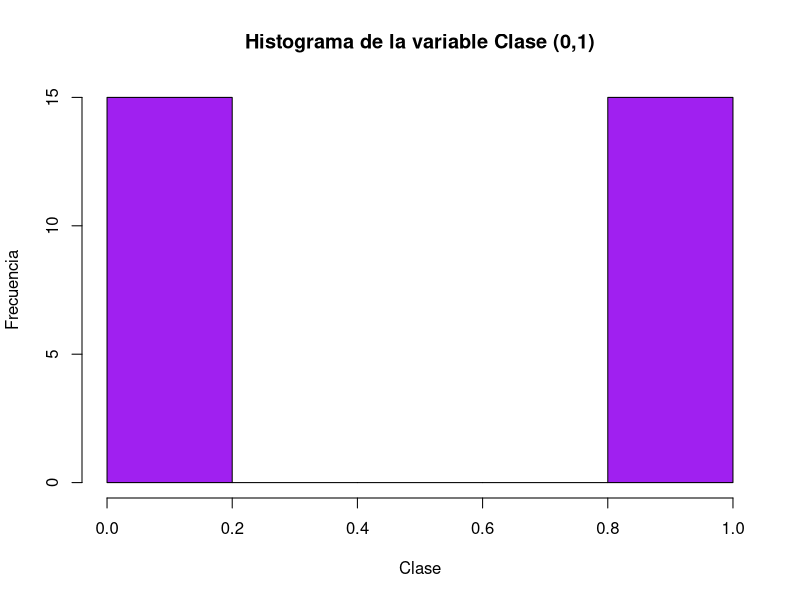
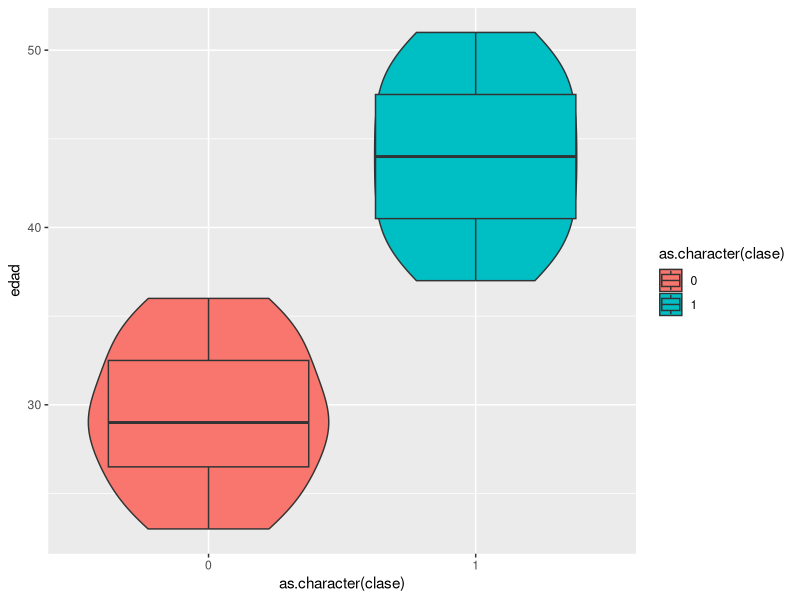
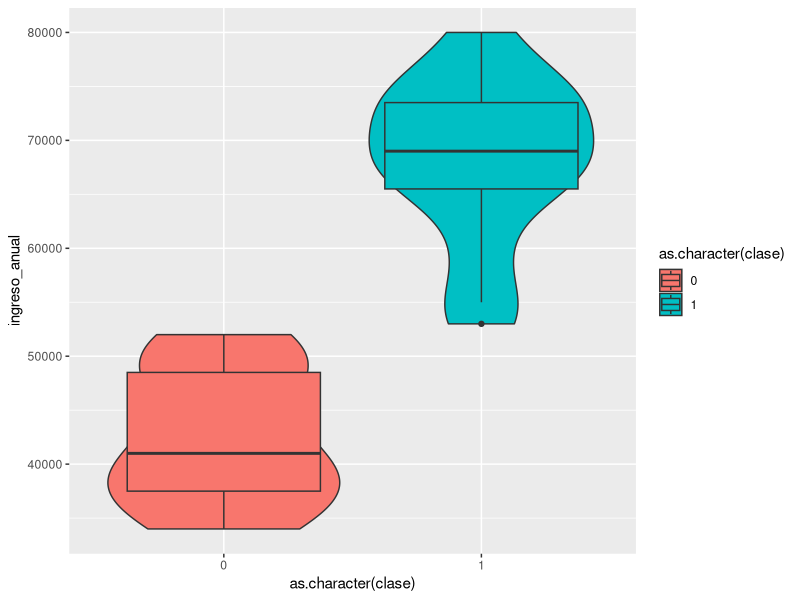

The R source for these figures, in order:
## ---- chunk 1
# Importo las librerías necesarias
library(dplyr)
library(ggplot2)

# Creo las variables
clase <- c(0, 1, 0, 1, 0, 1, 0, 1, 0, 1, 0, 1, 0, 1, 0, 1, 0, 1, 0, 1, 0, 1, 0, 1, 0, 1, 0, 1, 0, 1)

ingreso_anual <- c(35000, 65000, 50000, 80000, 40000, 70000, 45000, 55000, 38000, 75000, 52000, 68000, 36000, 66000, 39000, 72000, 49000, 67000, 41000, 74000, 48000, 60000, 37000, 73000, 51000, 69000, 34000, 53000, 42000, 76000)

edad <- c(23, 45, 36, 50, 29, 40, 31, 38, 27, 42, 34, 48, 25, 46, 28, 41, 33, 44, 30, 47, 32, 39, 26, 43, 35, 49, 24, 37, 29, 51)

# Creo el dataframe a partir de las variables
tabla <- data.frame(edad, ingreso_anual, clase)
## ---- chunk 2
# Medidas de tendencia central de edad
summary(edad)
## ---- chunk 3
# Varianza de edad
var_edad <- var(edad)
var_edad
## ---- chunk 4
# Desviación estándar de edad
des_edad <- sd(edad)
des_edad
## ---- chunk 5
# Medidas de tendencia central de ingreso_anual
summary(ingreso_anual)
## ---- chunk 6
# Varianza de ingreso_anual
var_ingreso <- var(ingreso_anual)
var_ingreso
## ---- chunk 7
# Desviación estándar de edad
des_ingreso <- sd(ingreso_anual)
des_ingreso
## ---- chunk 8
# Analizo la correalación entre las tres variables
print(paste('Correlacion Pearson: ', cor(tabla['clase'], tabla['edad']),
            'Correlacion Pearson: ', cor(tabla['clase'], tabla['ingreso_anual']),
            'Correlacion Pearson: ', cor(tabla['edad'], tabla['ingreso_anual'])))
## ---- chunk 9
# Genero un histograma de la variable dependiente clase para ver su frecuencia.
hist(x=clase, main="Histograma de la variable Clase (0,1)",
     xlab="Clase",
     ylab="Frecuencia",
     col="purple")
## ---- chunk 10
# Agrupo por clase y cuento cuántos casos caen en 0 y cuántos en 1.
tabla %>%
  group_by(clase) %>%
  summarise(Numero=n())
# Son exactamente la mitad 
## ---- chunk 11
# Creo un gráfico de violín a partir de la clase con la variable edad
tabla %>% # aes= aesthethic
  ggplot(aes(x=as.character(clase), y=edad, fill=as.character(clase)))+
  geom_violin()+
  geom_boxplot()
## ---- chunk 12
# Creo un gráfico de violín a partir de la clase con la variable ingreso_anual
tabla %>% # aes= aesthethic
  ggplot(aes(x=as.character(clase), y=ingreso_anual, fill=as.character(clase)))+
  geom_violin()+
  geom_boxplot()
## ---- chunk 13
# Creo un modelo en el que la variable clase dependa de las variables edad e ingreso_anual
model <- glm(clase ~ edad + ingreso_anual, family ="binomial")

# Creo un objeto para guardar las predicciones a partir de mi modelo
y_prob <- predict(model, tabla, type='response')
y_prob
## ---- chunk 14
# Calculo la predicción con un umbral de 0.5 y convierto las predicciones en binario
y_pred <- ifelse(y_prob >= 0.5,1,0)
y_pred
## ---- chunk 15
# Calculo la precisión y me da 1
precision <- sum(y_pred[clase==1]==1)/sum(y_pred==1)
precision
## ---- chunk 16
# Calculo el recall y me da 1
recall <- sum(y_pred[clase==1]==1)/sum(clase==1)
recall
## ---- chunk 17
# Calculo el f1-score y me da 1
f1 <- 2*((precision*recall)/(precision+recall))
f1
## ---- chunk 18
# Creo vectores para apilar los datos
precisions <- vector()
recalls <- vector()
f1_scores <- vector()
## ---- chunk 19
#Apilo los datos
precisions <- c(precisions, precision)
precisions
## ---- chunk 20
#Apilo los datos
recalls <- c(recalls, recall)
recalls
## ---- chunk 21
#Apilo los datos
f1_scores <- c(f1_scores, f1)
f1_scores
## ---- chunk 22
# Creo otro objeto para evaluar una secuencia de 100 valores distintos de threshold del 0 al 1
thresholds <- seq(0,1,length.out=100)
thresholds
## ---- chunk 23
# Genero vectores para guardar los resultados de las pruebas de precisión, racall y f1-score
precisions2 <- vector()
recalls2 <- vector() 
f1_scores2 <- vector() 

# Genero un bucle for para evaluar los threshold generados
for (threshold in thresholds){
  y_pred2 <- ifelse(y_prob >= threshold,1,0) # Si y_prob es >= al theshold, le pongo la categoria 1, al resto, 0
  
  # Hago lo mismo para precisión, recall y f1-score
  precision2 <- sum(y_pred2[clase==1]==1)/sum(y_pred2==1)
  recall2 <- sum(y_pred2[clase==1]==1)/sum(clase==1)
  f1_2 <- 2*((precision2*recall2)/(precision2+recall2))
  #Apilo los datos
  precisions2 <- c(precisions2, precision2)
  recalls2 <- c(recalls2, recall2)
  f1_scores2 <- c(f1_scores2, f1_2)
}
## ---- chunk 24
# Busco el f1-score mayor obtenido
max_f1_index <- which.max(f1_scores2)
max_f1_index
## ---- chunk 25
# Busco el threshold óptimo de acuerdo al mayor f1
optimal_threshold <- thresholds[max_f1_index]
optimal_threshold
## ---- chunk 26
# Busco la precisión óptima de acuerdo al mayor f1
optimal_precision <- precisions2[max_f1_index]
optimal_precision
## ---- chunk 27
# Busco el recall óptimo de acuerdo al mayor f1
optimal_recall <- recalls2[max_f1_index]
optimal_recall
## ---- chunk 28
# Busco el f-1 score óptimo
optimal_f1_scores <- f1_scores2[max_f1_index]
optimal_f1_scores
## ---- chunk 29
# A partir de los datos reales que tengo, creo una copia del dataframe y renombro las columnas para identificar fácilmente las variables.
base_entrenamiento <- tabla %>%
  mutate(X1 = edad,
         X2 = ingreso_anual,
         Y = clase) %>%
  select(X1, X2, Y) # Sólo estaré trabajando con las columnas X1, X2 y Y.
base_entrenamiento
## ---- chunk 30
# Creo un dataframe para prueba con 50 datos aleatorios pero establezco que la edad mínima sea de 18 años y la máxima de 100, así como un ingreso anual mínimo de 0 y máximo de 100,000 USD.
base_prueba <- data.frame(X1 = runif(50, min=18, max=100),
                            X2 = runif(50, min=0, max=100000)) %>%
  mutate(Y = as.factor(sample(0:1, 50, replace=TRUE)))
base_prueba
## ---- chunk 31
# Creo un modelo en el que Y esté en función de X1 y X2 de la base de datos de entrenamiento
modelo= glm(Y ~ X1 + X2, data=base_entrenamiento, family="binomial")
# Usando el modelo, guardo las predicciones de la base de datos de prueba
predicciones = predict(modelo, base_prueba, type='response')
# Creo otro objeto para las predicciones de Y de acuerdo a los resultados y establezco el theshold óptimo, según mis cálculos anteriores
predicciones_Y = ifelse(predicciones >= 0.01010101, 1,0)
predicciones_Y
## ---- chunk 32
# Creo una matriz de confusión de acuerdo a las predicciones de Y y de de Y en la base de prueba
confusion = table(predicciones_Y, base_prueba$Y)
confusion

# De acuerdo a los resultados, hay:
# 8 verdaderos positivos
# 12 verdaderos negativos
# 5 falsos positivos
# 25 falsos negativos
## ---- chunk 33
# Analizo la precisión a partir de mi matriz de confusión
precision = sum(diag(confusion))/(sum(confusion))
precision
# La precisión es del 40%.
